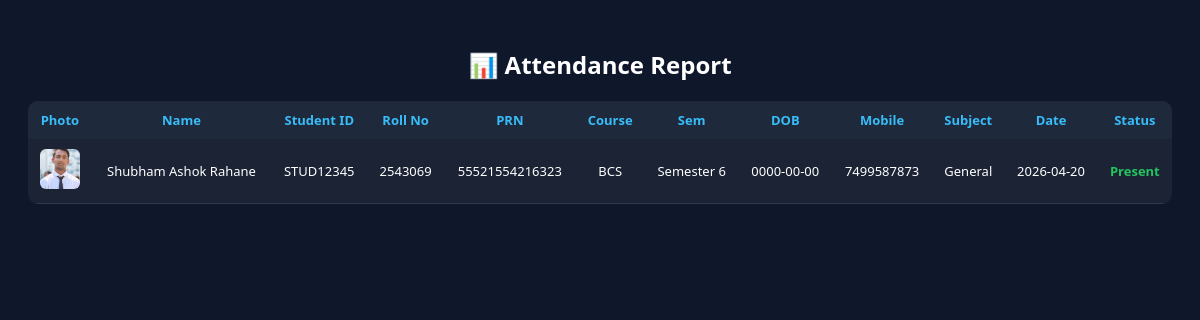
The app's page /modules/attendance/view_attendance.php (signed in) with its own data.
### tables this page shows
CREATE TABLE `attendance` (
  `id` int(11) NOT NULL,
  `student_id` varchar(50) NOT NULL,
  `subject` varchar(100) NOT NULL,
  `status` varchar(20) NOT NULL,
  `date` date NOT NULL,
  `time` time NOT NULL,
  `attendance_percent` float DEFAULT 0,
  `created_at` timestamp NOT NULL DEFAULT current_timestamp()
);

CREATE TABLE `students` (
  `id` int(11) NOT NULL,
  `name` varchar(100) DEFAULT NULL,
  `email` varchar(100) DEFAULT NULL,
  `password` varchar(255) DEFAULT NULL,
  `student_id` varchar(50) DEFAULT NULL,
  `roll_no` varchar(50) DEFAULT NULL,
  `prn_no` varchar(50) DEFAULT NULL,
  `course` varchar(50) DEFAULT NULL,
  `semester` varchar(50) DEFAULT NULL,
  `department` varchar(100) DEFAULT NULL,
  `admission_year` varchar(10) DEFAULT NULL,
  `dob` date DEFAULT NULL,
  `gender` varchar(10) DEFAULT NULL,
  `mobile` varchar(15) DEFAULT NULL,
  `parent_mobile` varchar(15) DEFAULT NULL,
  `address` text DEFAULT NULL,
  `photo` varchar(255) DEFAULT NULL,
  `created_at` timestamp NOT NULL DEFAULT current_timestamp(),
  `class_name` varchar(50) DEFAULT NULL
);

### modules/attendance/view_attendance.php (the view, shortened to what this page needs)
<?php
include("../../config/db.php");
$role = $_SESSION['role'];
if ($role == "student") {
    $sid = $_SESSION['user_id'];
    $sql = "
        SELECT
            students.name,
            students.student_id,
            students.roll_no,
            students.prn_no,
            students.course,
            students.semester,
            students.dob,
            students.mobile,
            students.photo,
            attendance.subject,
            attendance.date,
            attendance.status
        FROM attendance
        INNER JOIN students
            ON attendance.student_id = students.student_id
        WHERE students.student_id = '$sid'
        ORDER BY attendance.date DESC
    ";
} else {
    $sql = "
        SELECT
            students.name,
            students.student_id,
            students.roll_no,
            students.prn_no,
            students.course,
            students.semester,
            students.dob,
            students.mobile,
            students.photo,
            attendance.subject,
            attendance.date,
            attendance.status
        FROM attendance
        INNER JOIN students
            ON attendance.student_id = students.student_id
        ORDER BY attendance.date DESC
    ";
}
$result = $conn->query($sql);
?>
<!DOCTYPE html>
<html>
<head>
</head>
<body>
<div class="container">
<h2>📊 Attendance Report</h2>
<table>
<tr>
    <th>Photo</th>
    <th>Name</th>
    <th>Student ID</th>
    <th>Roll No</th>
    <th>PRN</th>
    <th>Course</th>
    <th>Sem</th>
    <th>DOB</th>
    <th>Mobile</th>
    <th>Subject</th>
    <th>Date</th>
    <th>Status</th>
</tr>
<?php while($row = $result->fetch_assoc()) { ?>
<tr>
    <td>
        <img src="../../uploads/<?= $row['photo'] ?>"
             onerror="this.src='../../assets/default.png'">
    </td>
    <td><?= $row['name'] ?></td>
    <td><?= $row['student_id'] ?></td>
    <td><?= $row['roll_no'] ?></td>
    <td><?= $row['prn_no'] ?></td>
    <td><?= $row['course'] ?></td>
    <td><?= $row['semester'] ?></td>
    <td><?= $row['dob'] ?></td>
    <td><?= $row['mobile'] ?></td>
    <td><?= $row['subject'] ?></td>
    <td><?= $row['date'] ?></td>
    <td class="<?= strtolower($row['status']) ?>">
        <?= $row['status'] ?>
    </td>
</tr>
<?php } ?>
</table>
</div>
</body>
</html>

### modules/attendance/view_attendance.php (style rules this page uses)
body { font-family:Segoe UI; background:#0f172a; color:white; padding:20px; }
.container { max-width:1200px; margin:auto; }
h2 { text-align:center; margin-bottom:20px; }
table { width:100%; border-collapse:collapse; background:rgba(255,255,255,0.05); border-radius:10px; overflow:hidden; }
th { background:#1e293b; color:#38bdf8; padding:10px; font-size:13px; }
td { padding:10px; text-align:center; border-bottom:1px solid rgba(255,255,255,0.1); font-size:13px; }
img { width:40px; height:40px; border-radius:6px; object-fit:cover; }
.present { color:#22c55e;font-weight:bold; }

### records on screen
attendance: students.photo (picture), students.name "Shubham Ashok Rahane", students.student_id "STUD12345", students.roll_no "2543069", students.prn_no "55521554216323", students.course "BCS", students.semester "Semester 6", students.dob "0000-00-00", students.mobile "7499587873", subject "General", date "2026-04-20", status "Present"
